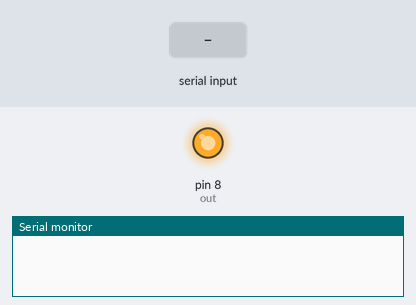
Bench run of a sketch on a simulated Arduino Uno, built with avr-gcc and run on an emulated ATmega328P. Parts: output pins drawn as LEDs (lit = HIGH), the last lines printed to the serial monitor. The test bench sets the inputs (shaded band). Random numbers use the default seed unless the sketch sets one.

Above: at 1.6 s.
1.7 s: "1" received over Serial
At 2.1 s:
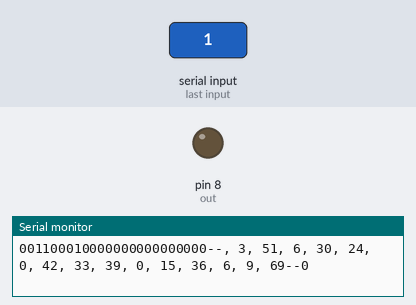
Timing chart, 0 to 10.7 s (numbered marks = the images above; inputs shaded):
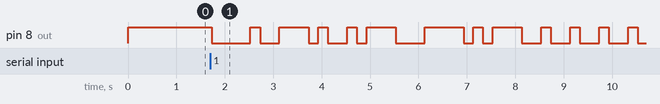

The sketch:

Emisor.ino
```cpp
/*
   Wilfer Daniel Ciro Maya
   Andrés Jiménez García
   Santiago Mejía Oquendo

   Campos y ondas 2, universidad del Quindío, Armenia Quindío
*/

/*
  Emisor viterbi
*/


/* I  EA  ES  OUT

   0  00  00  000
   1  00  10  111

   0  01  00  011
   1  01  10  100

   0  10  01  001
   1  10  11  110

   0  11  01  010
   1  11  11  101

*/

short out = 8;
String dato;
short texto[24]/* = {0, 1, 0, 1, 1, 0, 1, 1, 0, 1, 0, 0, 1, 0, 1, 1, 1, 1, 0, 0, 0, 1, 0, 1}*/;
short bit2 = 0, bit3 = 0;
short tiempo = 200; // Dado en milisegundos
short tam = 24;
/*
   Bit1 -> entrada actual
   Bit2 -> Entrada anterior
   Bit3 -> Entrada doblemente anterior
*/

void codificar_bit(short bit1, short *para_enviar, short i) {
  short salida1 = bit1;
  short salida2 = bit3 ^ bit1;
  short salida3 = (bit1 ^ bit2) ^ bit3;

  para_enviar[i * 3] = salida1;
  para_enviar[i * 3 + 1] = salida2;
  para_enviar[i * 3 + 2] = salida3;

  /*Serial.print(para_enviar[i*3]);
    Serial.print(para_enviar[i*3+1]);
    Serial.println(para_enviar[i*3+2]);*/

  bit3 = bit2;
  bit2 = bit1;
}

void add_error(short *para_enviar) {
  short cantidad = random(3, 20);
  for (short i = 0; i <= cantidad; i++) {
    short modif = random(0, tam);
    if (para_enviar[modif * 3] == 1) {
      para_enviar[modif * 3] = 0;
    }
    else {
      para_enviar[modif * 3] = 1;
    }
    Serial.print(", ");
    Serial.print(modif * 3);
  }
  //Serial.println();
}

void enviar_bits(short *para_enviar) {
  digitalWrite(out, LOW);
  delay(tiempo);
  for (short i = 0; i <= (tam * 3) - 1; i++) {
    if (para_enviar[i] == 1) {
      digitalWrite(out, HIGH);
      Serial.print(1);
    }
    else {
      digitalWrite(out, LOW);
      Serial.print(0);
    }
    delay(tiempo);
  }
  Serial.println();
  digitalWrite(out, HIGH);
}


void setup() {
  pinMode(out, OUTPUT);
  digitalWrite(out, HIGH);
  Serial.begin(9600);
  delay(400);
}

void loop() {
  digitalWrite(out, HIGH);
  if (Serial.available() > 0) {
    while (Serial.available()) {
      delay(10);
      if (Serial.available() > 0) {
        char c = Serial.read();
        dato += c;
      }
    }
  }
  if (dato != "") {
    for (byte i = 0; i <= 2; i++) {
      for (byte j = 0; j <= 7; j++) {
        texto[i * 8 + (j)] = bitRead(dato[i], 7 - j);
      }
    }
    bit2 = 0;
    bit3 = 0;
    short para_enviar[tam * 3];
    for (short i = 0; i <= tam - 1; i++) {
      Serial.print(texto[i]);
      codificar_bit(texto[i], para_enviar, i);
    }
    //Serial.println();
    Serial.print("--");
    add_error(para_enviar);
    Serial.print("--");
    enviar_bits(para_enviar);
    delay(10);
  }
  dato = "";
}
```

Measured:
- after the input at 1.7 s, pin 8 (out): HIGH → LOW at once, → HIGH 0.80 s later, → LOW 0.20 s later, → HIGH 0.40 s later, … (25 changes in this stretch)
